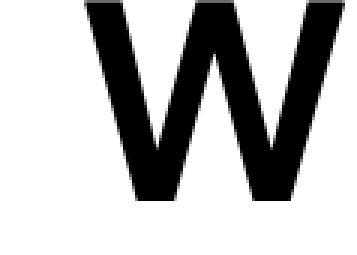
#> input picture 7sem/lab7/input/row1_0.bmp, 119 x 85 px (shown 3 times larger); its folder holds only this picture in this run
$ jupyter execute symbols_preprocessing.ipynb
#> lines starting #> are read from the running program, lines starting #| are printed output that depends on the picture
[cell 1]
import os
import numpy as np
from PIL import Image
from IPython.display import display

from pathlib import Path

[cell 2]
def open_image(image_name=None, images_dir=None):
#> called with image_name = 'row1_0.bmp'
    if images_dir:
        image_list = []
        for path in images_dir.iterdir():
            image = Image.open(path)
            image_list.append(image)
        return image_list

    image_folder = Path('input/'+image_name)
    try:
        image = Image.open(image_folder)
#> image is the input picture: PIL image 119x85 L; min 0, max 255, mean 186.5
    except FileNotFoundError:
        print(f'Image file not found: {image_folder}')

    return image

pth = Path('input/')

[cell 3]
def display_image(img):
    display(Image.fromarray(img))

[cell 4]
def save_image(path: str, img: np.array):
    Image.fromarray(img).save(path)

[cell 5]
def crop_background(img):
    img = img[~np.all(img > 128, axis=1), :]
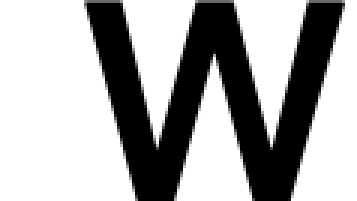
#> img: shape (67, 119) (shown 3 times larger); min 0, max 255, mean 168.1
    img = img[:, ~np.all(img > 128, axis=0)]
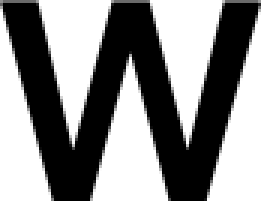
#> img: shape (67, 87) (shown 3 times larger); min 0, max 255, mean 136.2
    return img

[cell 6]
for file in os.listdir(pth):
    save_image('input/'+file.split('.')[0]+'_preprocessed.bmp', crop_background(np.array(open_image(file))))

$ run again, on 7sem/lab7/input/row1_12.bmp
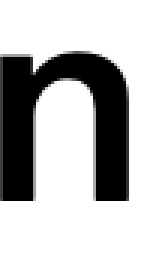
#> input picture 7sem/lab7/input/row1_12.bmp, 50 x 85 px (shown 3 times larger)
#> in open_image, image is the input picture: PIL image 50x85 L; min 0, max 255, mean 180.7
#> in crop_background, `img = img[~np.all(img > 128, axis=1), :]`:
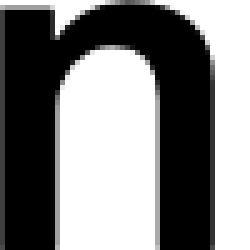
#> img: shape (50, 50) (shown 5 times larger); min 0, max 255, mean 128.7
#> in crop_background, `img = img[:, ~np.all(img > 128, axis=0)]`:
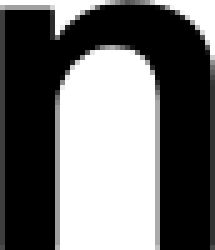
#> img: shape (50, 43) (shown 5 times larger); min 0, max 255, mean 108.1

$ run again, on 7sem/lab7/input/row1_13.bmp
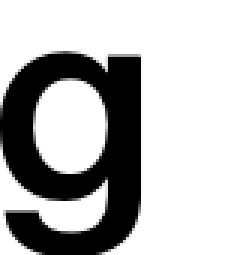
#> input picture 7sem/lab7/input/row1_13.bmp, 83 x 85 px (shown 3 times larger)
#> in open_image, image is the input picture: PIL image 83x85 L; min 0, max 255, mean 186.8
#> in crop_background, `img = img[~np.all(img > 128, axis=1), :]`:
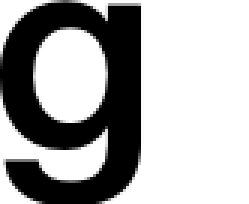
#> img: shape (68, 83) (shown 3 times larger); min 0, max 255, mean 169.8
#> in crop_background, `img = img[:, ~np.all(img > 128, axis=0)]`:
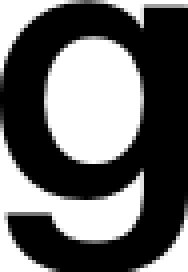
#> img: shape (68, 47) (shown 4 times larger); min 0, max 255, mean 104.5
